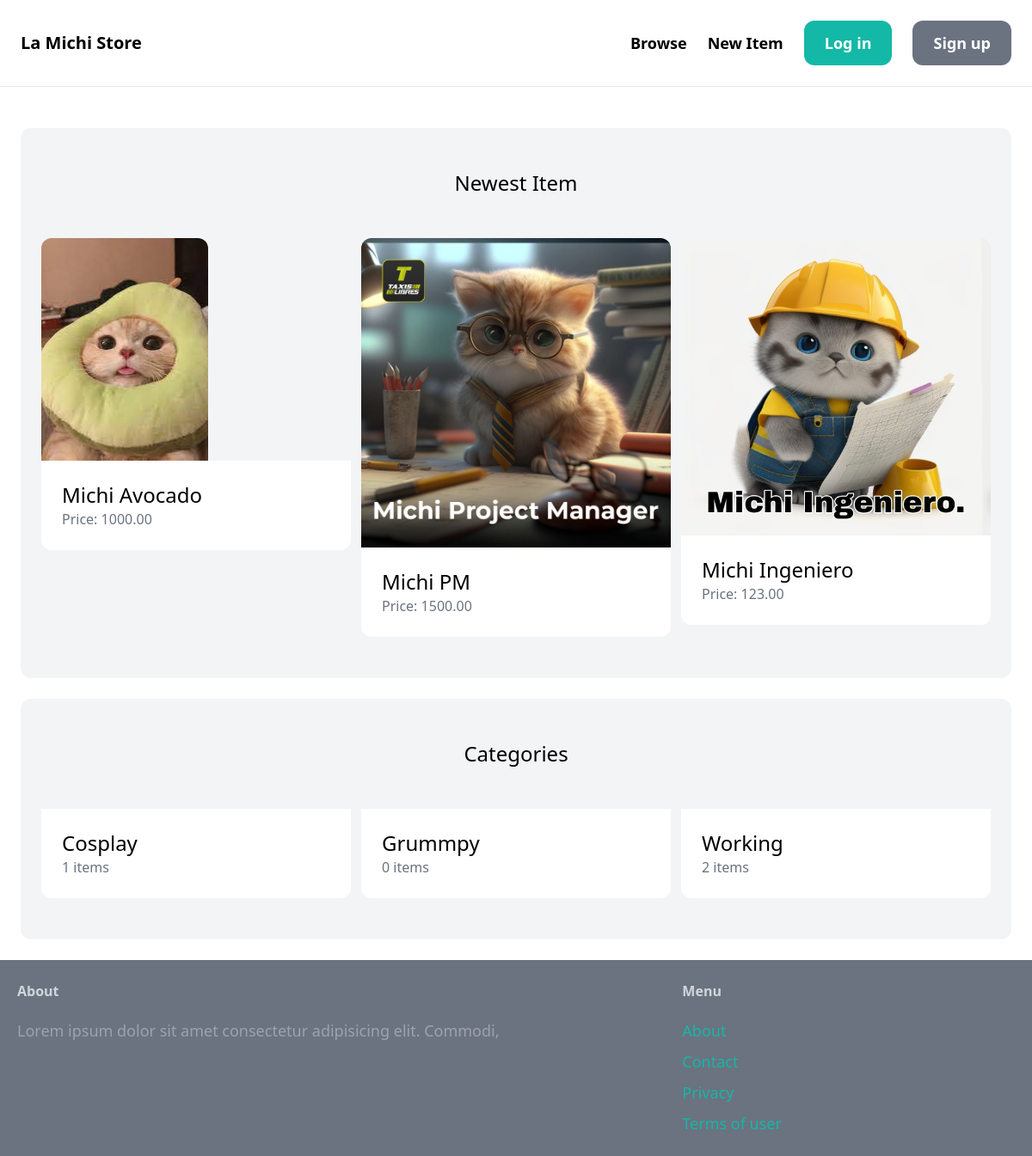
The page / on the database its author committed.
### item/models.py (models this page shows, shortened)
class Item(models.Model):
    name = models.CharField(max_length=75)
    description = models.TextField(blank=True, null=True)
    price = models.DecimalField(null=False, decimal_places=2, validators=[MinValueValidator(0.01)], max_digits=10)
    is_sold = models.BooleanField(default=False)
    image = models.ImageField(upload_to='item_images', blank= True, null=True)
    created_at = models.DateTimeField(auto_now_add=True)
    created_by = models.ForeignKey(User, related_name='items', on_delete=models.CASCADE)
    category = models.ForeignKey(Category, related_name='items', on_delete=models.CASCADE)
    class Meta:
        db_table = ''
        managed = True
        verbose_name = 'Item'
        verbose_name_plural = 'Items'

class Category(models.Model):
    name = models.CharField(max_length=50)
    class Meta:
        db_table = ''
        managed = True
        verbose_name = 'Category'
        verbose_name_plural = 'Categories'
        ordering = ('name', )

### core/views.py (the view)
# urls.py: path('', views.index, name='index'),
def index(request):
    items = Item.objects.filter(is_sold=False).order_by('created_at')[0:3]
    categories = Category.objects.all()
    return render(request, 'core/index.html', {
        'categories': categories,
        'items': items,
    })

### core/templates/core/index.html (shortened to what this page needs)
{% extends 'core/base.html' %}
{% block content%}
    <div class="mt-6 px-6 py-12 bg-gray-100 rounded-xl">
        <h2 class="mb-12 text-2xl text-center"> Newest Item </h2>
        <div class="grid grid-cols-3 gap-3">
            {% for item in items %}
            <div>
                <a href="{% url 'item:detail' item.id %}">
                <div>
                    <img src="/media/{{ item.image }}" class="rounded-t-xl w-auto" alt="{{ item.name }}">
                </div>
                <div class="p-6 bg-white rounded-b-xl">
                    <h2 class="text-2xl"> {{item.name}} </h2>
                    <p class="text-gray-500"> Price: {{item.price}} </p>
                </div>
                </a>
            </div>
            {% endfor %}
        </div>
    </div>
    <div class="mt-6 px-6 py-12 bg-gray-100 rounded-xl">
        <h2 class="mb-12 text-2xl text-center"> Categories </h2>
        <div class="grid grid-cols-3 gap-3">
            {% for category in categories %}
                <div>
                    <a href="{% url 'item:items' %}?category={{ category.id }}">
                        <div class="p-6 bg-white rounded-b-xl">
                            <h2 class="text-2xl">{{ category.name }}</h2>
                            <p class="text-gray-500">  {{ category.items.count }} items </p>
                        </div>
                    </a>
                </div>
            {% endfor %}
        </div>
    </div>
{% endblock%}

### rows shown on the page
Item: image (picture), name "Michi Avocado", price "1000.00"
Item: image (picture), name "Michi PM", price "1500.00"
Item: image (picture), name "Michi Ingeniero", price "123.00"
Category: name "Cosplay", items.count "1"
Category: name "Grummpy", items.count "0"
Category: name "Working", items.count "2"
